Frame 1 (no input): blank canvas, image omitted
Frame 60 (the mouse pressed at the canvas centre just before this capture): blank canvas, image omitted
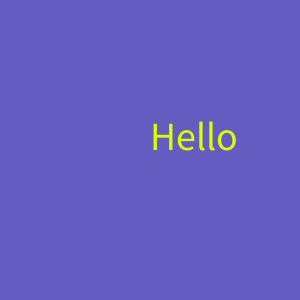
Frame 120 (the mouse held since frame 60 and released just before this capture)

The Processing sketch whose frames 1 and 60 were blank and that drew this single picture after the mouse press (run headless with seeded random() and noise(); from frame 60 on, the mouse is pressed at the canvas centre):

// Processing sketch: week12_3_mouse
// ── week12_3_mouse.pde
void setup(){
  size(300,300);
  textSize(40);
}
void draw(){
  background(#645CC1);
  fill(#DCFF00);
  text("Hello",mouseX,mouseY);
}
